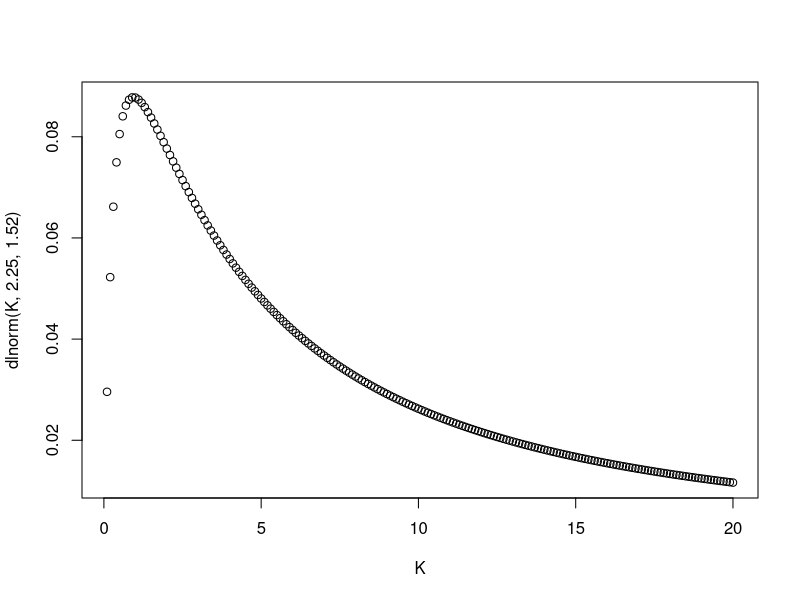

Write the R code that produced this figure.

###with original Hall et al. 2013 Biogeosciences data

data <- read.csv("solutespiraldata.csv",head=T,sep=",") # load csv data
head(data)

levels(data$stream)
levels(data$author)

###Calculate no3vf (no3vf=qw/s) in units of m/d
calc.no3vf<-(data$qw/data$no3s)*60*24 #m/d


###natural log transform no3 vf and concentration
logno3vf<-log(calc.no3vf) #m/d
logno3c<-log(data$no3c)   #ug/L

###create data frame of log transformed values
df <- data.frame(logno3c,logno3vf)
head(df)


####linear model of natural log transformed values
model = lm(logno3vf~logno3c, data=df)
summary(model)

#####estimate Miller Creek K (1/d)
#mean nitrate-N conc measured was 57.16 ug N/L
meanc<-57.16 #ug/L
logMCc<-log(meanc)
#estimate natural log vf for Miller Creek using linear regression from Hall et al. 2013 in units of m/d
logMCvf<-(logMCc*-0.21874)+1.30643 #m/d


#calculate log K (=Vf/z) in units of 1/d
z<-0.16#average depth in Miller Creek = 0.16 m
logz<-log(0.16)#m

logMCK<-((logMCvf-logz))#1/d

logMCK #mean log K for Miller Creek is equal to log(2.254 1/d)  (9.53 d-1) 

#residual standard error of model is log K error
logKres<-1.524



##plot K distribution
K<-seq(0.1,20, 0.1)
plot(K, dlnorm(K, 2.25,1.52))

